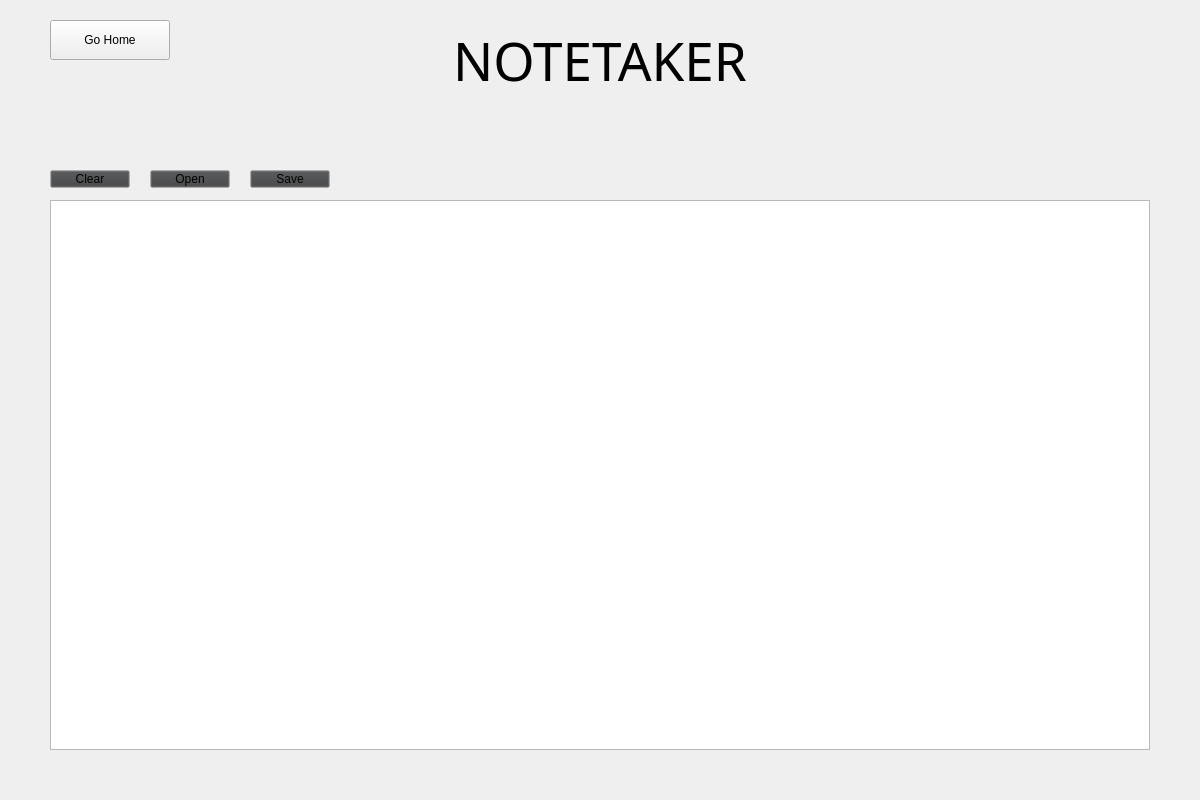
<?xml version="1.0" encoding="UTF-8"?>
<ui version="4.0">
 <class>NoteBook</class>
 <widget class="QMainWindow" name="NoteBook">
  <property name="geometry">
   <rect>
    <x>0</x>
    <y>0</y>
    <width>1200</width>
    <height>800</height>
   </rect>
  </property>
  <property name="windowTitle">
   <string>MainWindow</string>
  </property>
  <widget class="QWidget" name="centralwidget">
   <widget class="QLabel" name="NT_Header">
    <property name="geometry">
     <rect>
      <x>400</x>
      <y>20</y>
      <width>400</width>
      <height>80</height>
     </rect>
    </property>
    <property name="font">
     <font>
      <family>Viner Hand ITC</family>
      <pointsize>40</pointsize>
     </font>
    </property>
    <property name="layoutDirection">
     <enum>Qt::LayoutDirection::LeftToRight</enum>
    </property>
    <property name="text">
     <string>NOTETAKER</string>
    </property>
    <property name="alignment">
     <set>Qt::AlignmentFlag::AlignCenter</set>
    </property>
   </widget>
   <widget class="QPushButton" name="goBack">
    <property name="geometry">
     <rect>
      <x>50</x>
      <y>20</y>
      <width>120</width>
      <height>40</height>
     </rect>
    </property>
    <property name="text">
     <string>Go Home</string>
    </property>
   </widget>
   <widget class="QPushButton" name="openFile">
    <property name="geometry">
     <rect>
      <x>150</x>
      <y>170</y>
      <width>80</width>
      <height>18</height>
     </rect>
    </property>
    <property name="palette">
     <palette>
      <active>
       <colorrole role="WindowText">
        <brush brushstyle="SolidPattern">
         <color alpha="255">
          <red>0</red>
          <green>255</green>
          <blue>255</blue>
         </color>
        </brush>
       </colorrole>
       <colorrole role="Button">
        <brush brushstyle="SolidPattern">
         <color alpha="255">
          <red>0</red>
          <green>0</green>
          <blue>255</blue>
         </color>
        </brush>
       </colorrole>
      </active>
      <inactive>
       <colorrole role="WindowText">
        <brush brushstyle="SolidPattern">
         <color alpha="255">
          <red>208</red>
          <green>208</green>
          <blue>208</blue>
         </color>
        </brush>
       </colorrole>
       <colorrole role="Button">
        <brush brushstyle="SolidPattern">
         <color alpha="255">
          <red>64</red>
          <green>65</green>
          <blue>66</blue>
         </color>
        </brush>
       </colorrole>
      </inactive>
      <disabled>
       <colorrole role="WindowText">
        <brush brushstyle="SolidPattern">
         <color alpha="96">
          <red>164</red>
          <green>166</green>
          <blue>168</blue>
         </color>
        </brush>
       </colorrole>
       <colorrole role="Button">
        <brush brushstyle="SolidPattern">
         <color alpha="255">
          <red>0</red>
          <green>0</green>
          <blue>255</blue>
         </color>
        </brush>
       </colorrole>
      </disabled>
     </palette>
    </property>
    <property name="text">
     <string>Open</string>
    </property>
   </widget>
   <widget class="QPushButton" name="saveNote">
    <property name="geometry">
     <rect>
      <x>250</x>
      <y>170</y>
      <width>80</width>
      <height>18</height>
     </rect>
    </property>
    <property name="palette">
     <palette>
      <active>
       <colorrole role="WindowText">
        <brush brushstyle="SolidPattern">
         <color alpha="255">
          <red>0</red>
          <green>255</green>
          <blue>255</blue>
         </color>
        </brush>
       </colorrole>
       <colorrole role="Button">
        <brush brushstyle="SolidPattern">
         <color alpha="255">
          <red>0</red>
          <green>0</green>
          <blue>255</blue>
         </color>
        </brush>
       </colorrole>
      </active>
      <inactive>
       <colorrole role="WindowText">
        <brush brushstyle="SolidPattern">
         <color alpha="255">
          <red>208</red>
          <green>208</green>
          <blue>208</blue>
         </color>
        </brush>
       </colorrole>
       <colorrole role="Button">
        <brush brushstyle="SolidPattern">
         <color alpha="255">
          <red>64</red>
          <green>65</green>
          <blue>66</blue>
         </color>
        </brush>
       </colorrole>
      </inactive>
      <disabled>
       <colorrole role="WindowText">
        <brush brushstyle="SolidPattern">
         <color alpha="96">
          <red>164</red>
          <green>166</green>
          <blue>168</blue>
         </color>
        </brush>
       </colorrole>
       <colorrole role="Button">
        <brush brushstyle="SolidPattern">
         <color alpha="255">
          <red>0</red>
          <green>0</green>
          <blue>255</blue>
         </color>
        </brush>
       </colorrole>
      </disabled>
     </palette>
    </property>
    <property name="text">
     <string>Save</string>
    </property>
   </widget>
   <widget class="QPushButton" name="clearNote">
    <property name="geometry">
     <rect>
      <x>50</x>
      <y>170</y>
      <width>80</width>
      <height>18</height>
     </rect>
    </property>
    <property name="palette">
     <palette>
      <active>
       <colorrole role="WindowText">
        <brush brushstyle="SolidPattern">
         <color alpha="255">
          <red>0</red>
          <green>255</green>
          <blue>255</blue>
         </color>
        </brush>
       </colorrole>
       <colorrole role="Button">
        <brush brushstyle="SolidPattern">
         <color alpha="255">
          <red>0</red>
          <green>0</green>
          <blue>255</blue>
         </color>
        </brush>
       </colorrole>
      </active>
      <inactive>
       <colorrole role="WindowText">
        <brush brushstyle="SolidPattern">
         <color alpha="255">
          <red>208</red>
          <green>208</green>
          <blue>208</blue>
         </color>
        </brush>
       </colorrole>
       <colorrole role="Button">
        <brush brushstyle="SolidPattern">
         <color alpha="255">
          <red>64</red>
          <green>65</green>
          <blue>66</blue>
         </color>
        </brush>
       </colorrole>
      </inactive>
      <disabled>
       <colorrole role="WindowText">
        <brush brushstyle="SolidPattern">
         <color alpha="96">
          <red>164</red>
          <green>166</green>
          <blue>168</blue>
         </color>
        </brush>
       </colorrole>
       <colorrole role="Button">
        <brush brushstyle="SolidPattern">
         <color alpha="255">
          <red>0</red>
          <green>0</green>
          <blue>255</blue>
         </color>
        </brush>
       </colorrole>
      </disabled>
     </palette>
    </property>
    <property name="text">
     <string>Clear</string>
    </property>
   </widget>
   <widget class="QTextEdit" name="textEdit">
    <property name="geometry">
     <rect>
      <x>50</x>
      <y>200</y>
      <width>1100</width>
      <height>550</height>
     </rect>
    </property>
   </widget>
   <zorder>openFile</zorder>
   <zorder>saveNote</zorder>
   <zorder>textEdit</zorder>
   <zorder>NT_Header</zorder>
   <zorder>clearNote</zorder>
   <zorder>goBack</zorder>
  </widget>
 </widget>
 <resources/>
 <connections/>
</ui>
